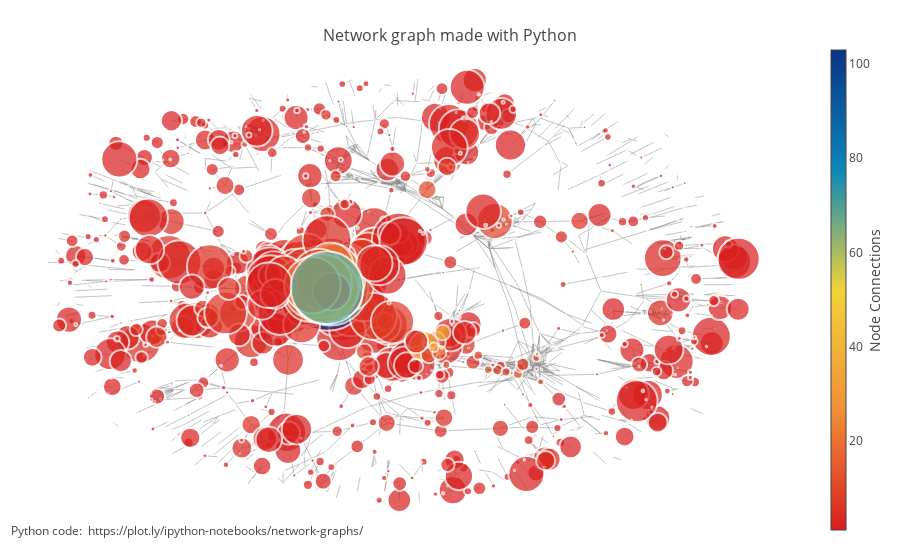

Notebook source saved alongside this figure:
### Code cell
drawSpringLayoutGraphFromDict(G2, eigenvector_centrality)

### Figure 1 — Plotly figure (JSON) as saved in the notebook; plotly's stock layout.template omitted (floating-point values rounded to 4 significant figures; data arrays with more than 128 entries replaced by an {"elided": "..."} marker saying what was removed)
{"data": [{"hoverinfo": "none", "line": {"color": "#888", "width": 0.5}, "mode": "lines", "type": "scatter", "x": {"elided": "12372 float values"}, "y": {"elided": "12372 float values"}}, {"hoverinfo": "text", "marker": {"color": {"elided": "1721 int values"}, "colorbar": {"thickness": 15, "title": "Node Connections", "titleside": "right", "xanchor": "left"}, "colorscale": "Portland", "line": {"width": 2}, "reversescale": true, "showscale": true, "size": {"elided": "1721 float values"}}, "mode": "markers", "text": {"elided": "1721 str values"}, "type": "scatter", "x": {"elided": "1721 float values"}, "y": {"elided": "1721 float values"}}], "layout": {"annotations": [{"showarrow": false, "text": "Python code: <a href='https://plot.ly/ipython-notebooks/network-graphs/'> https://plot.ly/ipython-notebooks/network-graphs/</a>", "x": 0.005, "xref": "paper", "y": -0.002, "yref": "paper"}], "hovermode": "closest", "margin": {"b": 20, "l": 5, "r": 5, "t": 40}, "showlegend": false, "title": "<br>Network graph made with Python", "titlefont": {"size": 16}, "xaxis": {"showgrid": false, "showticklabels": false, "zeroline": false}, "yaxis": {"showgrid": false, "showticklabels": false, "zeroline": false}}}
